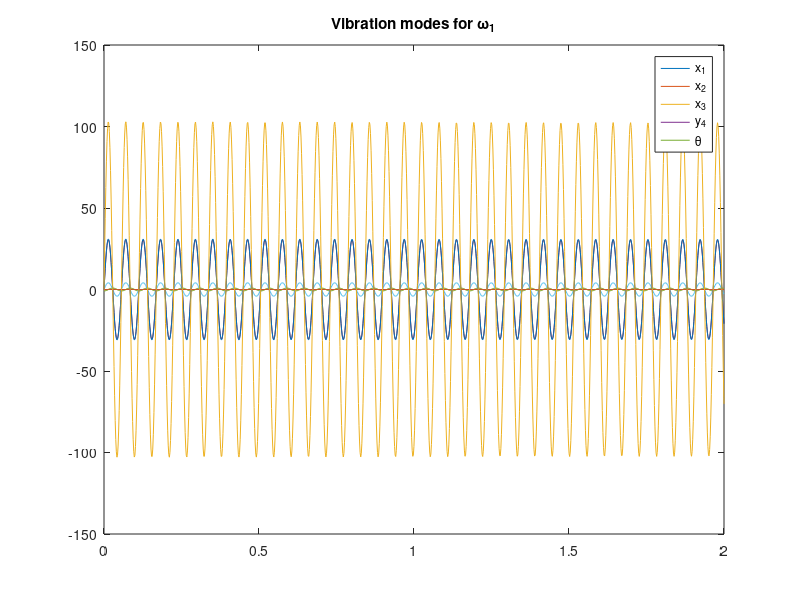
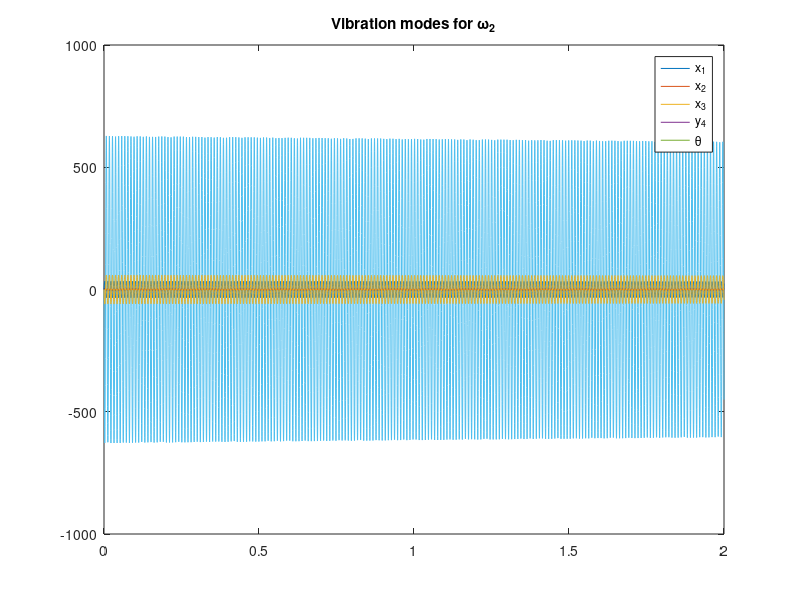
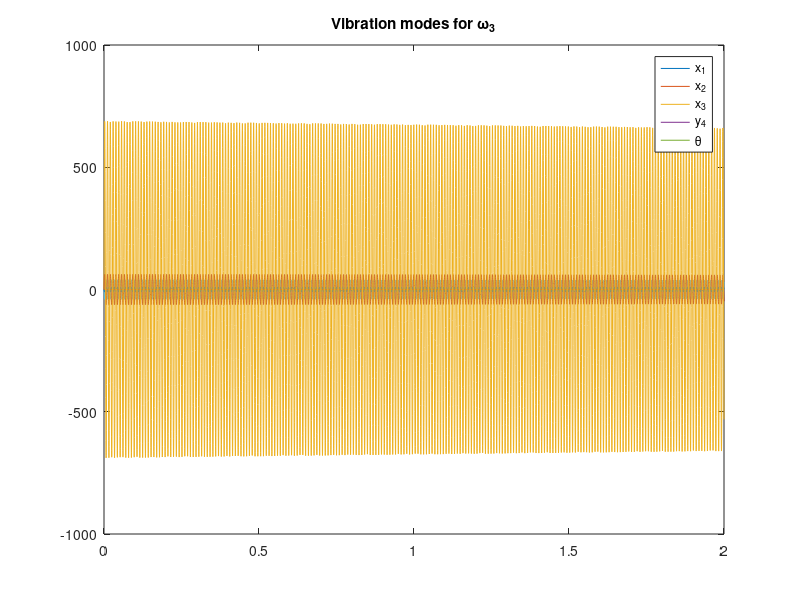
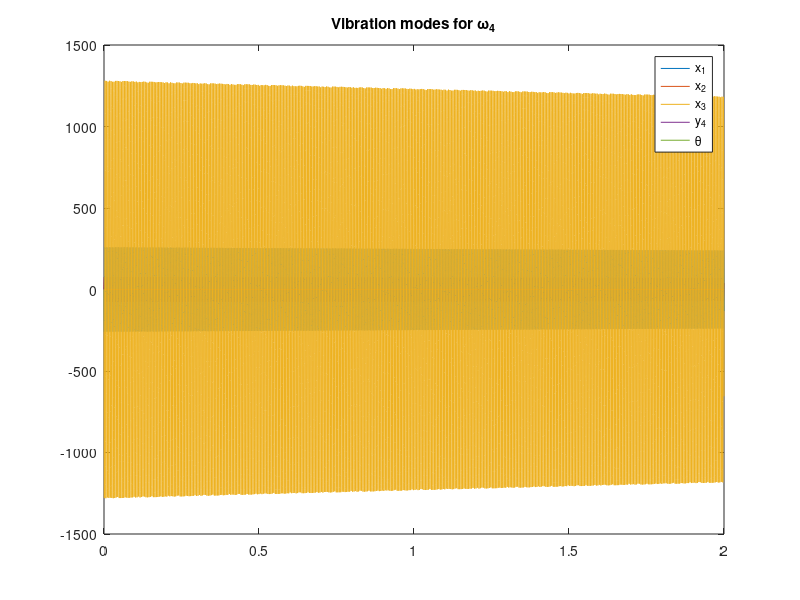

The MATLAB script that drew these images, in order:
clc, close all, clear all

%% Eigenmodes undamped

omega = [-111.89,-631.8,-693.1,-1310.17,111.89,631.8,693.1,1310.17,-162.63,162.63];
mode = [-0.0371,-0.2731,-0.2768,0,-0.9205;0.9942,-0.0096,-0.0530,0,0.0935; 0.0576,-0.0898,0.014,0,-0.9942;0.0023,-0.0585,0.198,0,0.9785;
        -0.0371,-0.2731,-0.2768,0,-0.9205;0.9942,-0.0096,-0.0530,0,0.0935; 0.0576,-0.0898,0.014,0,-0.9942;0.0023,-0.0585,0.198,0,0.9785;
        0,0,0,-1,0;0,0,0,-1,0];
for k=1:length(omega)
    f = @(t,y) [y(6:10);-omega(k)^2*y(1:5)];
    [tsim,ysim] = ode45(f,[0,2],[mode(k,:),0,0,0,0,0]);
    figure
    plot(tsim,ysim)
    legend('x_1','x_2','x_3','y_4','\theta')
    plottitle = strcat('Vibration modes for \omega_{',num2str(k),"}");
    title(plottitle)
    F = gcf;
    filename = strcat("Figures\Eigenmode_undamped_",num2str(k));
    saveas(F,filename,"png")
    close all
end
    %% Eigenmodes damped
omega_d = [0.563,0.411,0.231,0.790, 0.081];
mode_d = [0,0,0,-8.397+0.5431*1i,0;0.003+0.0359*1i,-0.2206+0.1545*1i,-0.2236+0.1569*1i,0,-0.7677+0.5121*1i;
        
        0,0,0,-1,0;0,0,0,-1,0];
 

